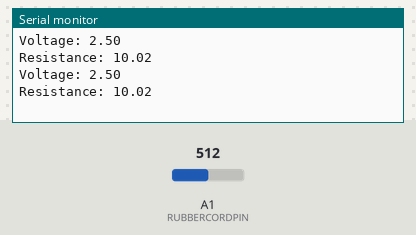
The sketch below on a simulated Arduino Uno, built with avr-gcc and run on an emulated ATmega328P. On the bench: the last lines printed to the serial monitor. The test bench sets the inputs (shaded band); at power-on: A1 (RUBBERCORDPIN) = 512.

Above: at 1.8 s.
1.9 s: A1 (RUBBERCORDPIN) set to 1010
At 2.8 s:
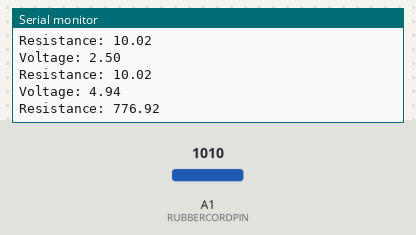
3.4 s: A1 (RUBBERCORDPIN) set to 1023
At 4.7 s:
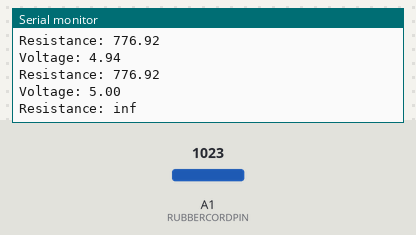
Timing chart, 0 to 6.4 s (numbered marks = the images above; inputs shaded):
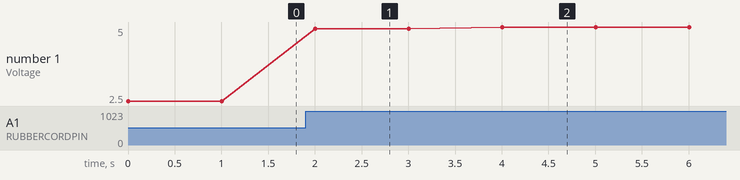

Measured:
- the behaviour switches between 1022 and 1023 on A1 (RUBBERCORDPIN) (found by bisection; images 1 and 2)
- after the input at 1.9 s, the serial monitor: prints a new line after 0.10 s (image 1)
- after the input at 3.4 s, the serial monitor: prints a new line after 0.61 s (image 2)
- plotted number 1: 2.5 → 4.94 after the input at 1.9 s, 4.94 → 5 after the input at 3.4 s

The sketch:

inputs-conductive-rubber-cord-stretch-sensor.ino
```cpp
#define RESISTOR 10000 //This is the value of the resistor
#define RUBBERCORDPIN 1  //This is the analog pin the cord is connected to
void setup(void) {
  Serial.begin(9600);
}
void loop(void) {
   int value;
   int raw = 0;          // Raw input value
   int vin = 5;          // Store input voltage, this should be 5
   float vout = 0;        // Store output voltage
   float refresistor1 = 10;  // Variable to store the R1 value
   float refresistor2 = 0;  //  Value is determined by the voltage
                           //that falls across after it has been measured.
   float buffer = 0;      // Buffer variable for calculation
   value = analogRead(RUBBERCORDPIN);     //Read the value
   vout = (5.0 / 1023.0) * value;         // Calculate the voltage
   buffer = (vin / vout) - 1;
   refresistor2 = refresistor1 / buffer;
   Serial.print("Voltage: ");
   Serial.println(vout);                  // Output the voltage
   Serial.print("Resistance: ");
   Serial.println(refresistor2);          // Output the resistance
   delay(1000);
}
```
